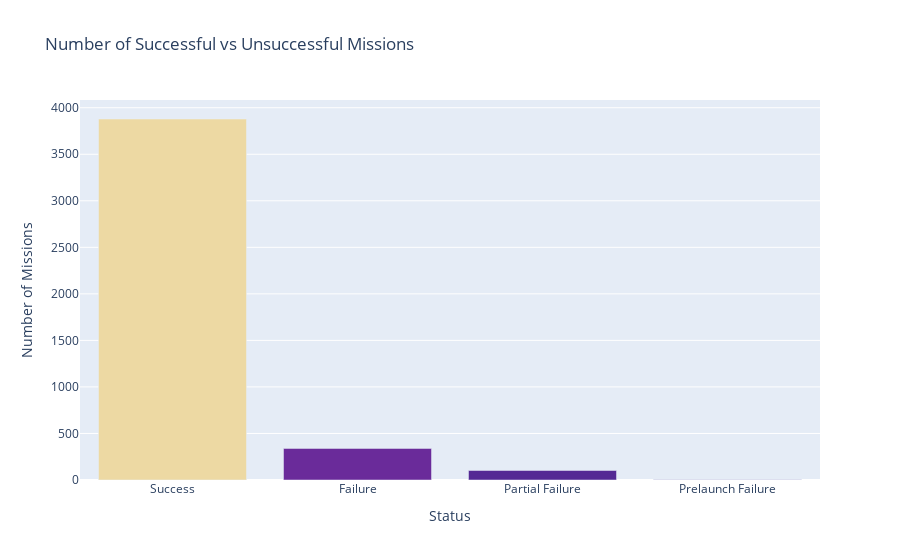

Source (notebook cell):
### Markdown cell above
# Distribution of Mission Status

How many missions were successful?
How many missions failed?

### Code cell
mission_status = df_data["Mission_Status"].value_counts()

bar = px.bar(
    x=mission_status.index,
    y=mission_status.values,
    title="Number of Successful vs Unsuccessful Missions",
    hover_name=mission_status.index,
    color=mission_status.values,
    color_continuous_scale="Agsunset"
)

bar.update_layout(
    xaxis_title="Status",
    yaxis_title="Number of Missions",
    coloraxis_showscale=False
)

bar.show()

### Figure 1 — Plotly figure (JSON) as saved in the notebook; plotly's stock layout.template omitted (floating-point values rounded to 4 significant figures)
{"data": [{"alignmentgroup": "True", "hovertemplate": "<b>%{hovertext}</b><br><br>x=%{x}<br>y=%{y}<br>color=%{marker.color}<extra></extra>", "hovertext": ["Success", "Failure", "Partial Failure", "Prelaunch Failure"], "legendgroup": "", "marker": {"color": [3879, 339, 102, 4], "coloraxis": "coloraxis", "pattern": {"shape": ""}}, "name": "", "offsetgroup": "", "orientation": "v", "showlegend": false, "textposition": "auto", "type": "bar", "x": ["Success", "Failure", "Partial Failure", "Prelaunch Failure"], "xaxis": "x", "y": [3879, 339, 102, 4], "yaxis": "y"}], "layout": {"barmode": "relative", "coloraxis": {"colorbar": {"title": {"text": "color"}}, "colorscale": [[0, "rgb(75, 41, 145)"], [0.1667, "rgb(135, 44, 162)"], [0.3333, "rgb(192, 54, 157)"], [0.5, "rgb(234, 79, 136)"], [0.6667, "rgb(250, 120, 118)"], [0.8333, "rgb(246, 169, 122)"], [1, "rgb(237, 217, 163)"]], "showscale": false}, "legend": {"tracegroupgap": 0}, "title": {"text": "Number of Successful vs Unsuccessful Missions"}, "xaxis": {"anchor": "y", "domain": [0, 1], "title": {"text": "Status"}}, "yaxis": {"anchor": "x", "domain": [0, 1], "title": {"text": "Number of Missions"}}}}
